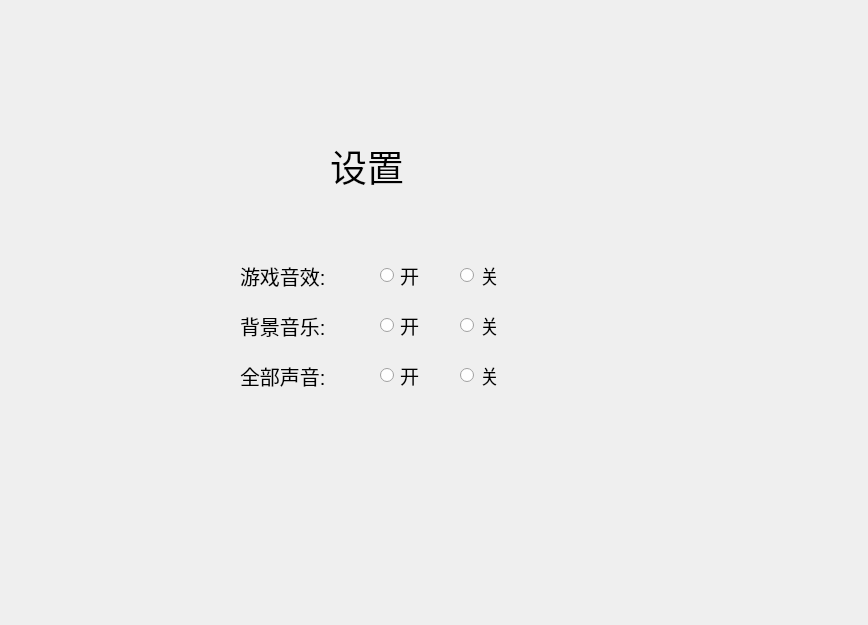
<?xml version="1.0" encoding="UTF-8"?>
<ui version="4.0">
 <class>Dialog</class>
 <widget class="QDialog" name="Dialog">
  <property name="geometry">
   <rect>
    <x>0</x>
    <y>0</y>
    <width>868</width>
    <height>625</height>
   </rect>
  </property>
  <property name="windowTitle">
   <string>Dialog</string>
  </property>
  <widget class="QLabel" name="label_3">
   <property name="geometry">
    <rect>
     <x>240</x>
     <y>300</y>
     <width>121</width>
     <height>51</height>
    </rect>
   </property>
   <property name="font">
    <font>
     <pointsize>15</pointsize>
    </font>
   </property>
   <property name="text">
    <string>背景音乐:</string>
   </property>
  </widget>
  <widget class="QLabel" name="label">
   <property name="geometry">
    <rect>
     <x>330</x>
     <y>110</y>
     <width>181</width>
     <height>111</height>
    </rect>
   </property>
   <property name="font">
    <font>
     <family>华文楷体</family>
     <pointsize>28</pointsize>
     <weight>50</weight>
     <bold>false</bold>
    </font>
   </property>
   <property name="text">
    <string>设置</string>
   </property>
  </widget>
  <widget class="QLabel" name="label_2">
   <property name="geometry">
    <rect>
     <x>240</x>
     <y>250</y>
     <width>121</width>
     <height>51</height>
    </rect>
   </property>
   <property name="font">
    <font>
     <pointsize>15</pointsize>
    </font>
   </property>
   <property name="text">
    <string>游戏音效:</string>
   </property>
  </widget>
  <widget class="QLabel" name="label_4">
   <property name="geometry">
    <rect>
     <x>240</x>
     <y>350</y>
     <width>111</width>
     <height>51</height>
    </rect>
   </property>
   <property name="font">
    <font>
     <pointsize>15</pointsize>
    </font>
   </property>
   <property name="text">
    <string>全部声音:</string>
   </property>
  </widget>
  <widget class="QRadioButton" name="radioButton">
   <property name="geometry">
    <rect>
     <x>380</x>
     <y>250</y>
     <width>61</width>
     <height>51</height>
    </rect>
   </property>
   <property name="font">
    <font>
     <pointsize>14</pointsize>
    </font>
   </property>
   <property name="text">
    <string>开</string>
   </property>
  </widget>
  <widget class="QRadioButton" name="radioButton_2">
   <property name="geometry">
    <rect>
     <x>460</x>
     <y>250</y>
     <width>61</width>
     <height>51</height>
    </rect>
   </property>
   <property name="font">
    <font>
     <pointsize>14</pointsize>
    </font>
   </property>
   <property name="text">
    <string>关</string>
   </property>
  </widget>
  <widget class="QRadioButton" name="radioButton_3">
   <property name="geometry">
    <rect>
     <x>460</x>
     <y>300</y>
     <width>61</width>
     <height>51</height>
    </rect>
   </property>
   <property name="font">
    <font>
     <pointsize>14</pointsize>
    </font>
   </property>
   <property name="text">
    <string>关</string>
   </property>
  </widget>
  <widget class="QRadioButton" name="radioButton_4">
   <property name="geometry">
    <rect>
     <x>380</x>
     <y>300</y>
     <width>61</width>
     <height>51</height>
    </rect>
   </property>
   <property name="font">
    <font>
     <pointsize>14</pointsize>
    </font>
   </property>
   <property name="text">
    <string>开</string>
   </property>
  </widget>
  <widget class="QRadioButton" name="radioButton_5">
   <property name="geometry">
    <rect>
     <x>460</x>
     <y>350</y>
     <width>61</width>
     <height>51</height>
    </rect>
   </property>
   <property name="font">
    <font>
     <pointsize>14</pointsize>
    </font>
   </property>
   <property name="text">
    <string>关</string>
   </property>
  </widget>
  <widget class="QRadioButton" name="radioButton_6">
   <property name="geometry">
    <rect>
     <x>380</x>
     <y>350</y>
     <width>61</width>
     <height>51</height>
    </rect>
   </property>
   <property name="font">
    <font>
     <pointsize>14</pointsize>
    </font>
   </property>
   <property name="text">
    <string>开</string>
   </property>
  </widget>
 </widget>
 <resources/>
 <connections/>
</ui>
